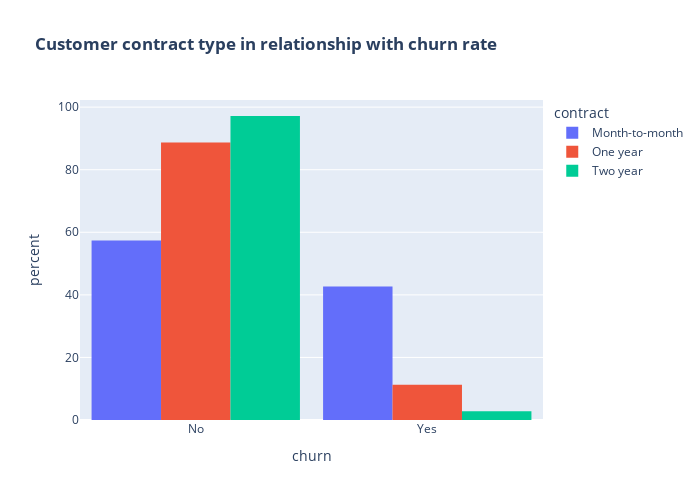

Here is the notebook cell this chart was saved with:
### Markdown cell above
#
### Investigate relationships between churn and different contract types/payment methods.

### Code cell
make_histogram('churn', 'contract', 'Customer contract type in relationship with churn rate', 'group')

### Figure 1 — Plotly figure (JSON) as saved in the notebook; plotly's stock layout.template omitted (floating-point values rounded to 4 significant figures; data arrays with more than 128 entries replaced by an {"elided": "..."} marker saying what was removed)
{"data": [{"alignmentgroup": "True", "bingroup": "x", "histnorm": "percent", "hovertemplate": "contract=Month-to-month<br>churn=%{x}<br>percent=%{y}<extra></extra>", "legendgroup": "Month-to-month", "marker": {"color": "#636efa", "pattern": {"shape": ""}}, "name": "Month-to-month", "offsetgroup": "Month-to-month", "orientation": "v", "showlegend": true, "x": {"elided": "3853 str values"}, "xaxis": "x", "yaxis": "y", "type": "histogram"}, {"alignmentgroup": "True", "bingroup": "x", "histnorm": "percent", "hovertemplate": "contract=One year<br>churn=%{x}<br>percent=%{y}<extra></extra>", "legendgroup": "One year", "marker": {"color": "#EF553B", "pattern": {"shape": ""}}, "name": "One year", "offsetgroup": "One year", "orientation": "v", "showlegend": true, "x": {"elided": "1473 str values"}, "xaxis": "x", "yaxis": "y", "type": "histogram"}, {"alignmentgroup": "True", "bingroup": "x", "histnorm": "percent", "hovertemplate": "contract=Two year<br>churn=%{x}<br>percent=%{y}<extra></extra>", "legendgroup": "Two year", "marker": {"color": "#00cc96", "pattern": {"shape": ""}}, "name": "Two year", "offsetgroup": "Two year", "orientation": "v", "showlegend": true, "x": {"elided": "1695 str values"}, "xaxis": "x", "yaxis": "y", "type": "histogram"}], "layout": {"xaxis": {"anchor": "y", "domain": [0, 1], "title": {"text": "churn"}}, "yaxis": {"anchor": "x", "domain": [0, 1], "title": {"text": "percent"}}, "legend": {"title": {"text": "contract"}, "tracegroupgap": 0}, "title": {"text": "<b>Customer contract type in relationship with churn rate<b>"}, "barmode": "group", "width": 700, "height": 500, "bargap": 0.1}}
